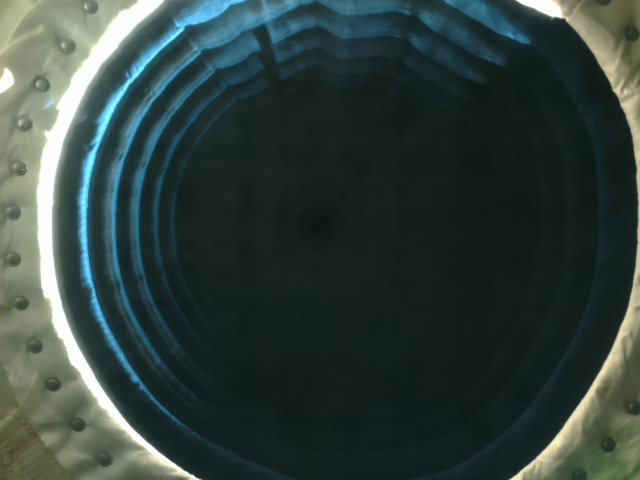
#> input picture Program/testimages/EnviroPi_20160223_102220.jpg, 640 x 480 px; its folder holds only this picture in this run
$ python 'ISS AstroPi CloudDetection.py'   (older library calls are emulated)
#> lines starting #> are read from the running program, lines starting #| are printed output that depends on the picture; after the words box and inside, x2 and y2 are one past the last pixel; in counts of white or black regions, pixels touching at a corner belong together
# [7 lines of commented-out code are left out]

""" Firstly, file gathering will have to be written. The pictures folder is
separate, and one level above. Will have to be a small part of the code to
access that specific folder.

Them, the picture needs to be scanned as a whole while mostly considering the
edges. If the edges are too light, maybe not even requring grayscale but it
may still make it easier just to compare it (as a side, if it's a comparison
there may be problems concerning the middle. If both the porthole to see the
Earth is lit up, along with around the edges, the edges will appear comparatively
dark to the system; therefore, allowing the picture to be used as valid data.

"""

from scipy import misc
import matplotlib.pyplot as plt
import numpy as np
import os

#print(type(f), f.shape, f.dtype)

def read_image(image):
  f = misc.imread('testimages/{}'.format(image))
  return f

def show_image(image):
  if len(image.shape) == 3:
    show_image_rgb(image)
  else:
    show_image_gray(image)

def show_image_rgb(image):
  plt.imshow(image)
  plt.show()

def show_image_gray(image):
  plt.imshow(image, cmap= plt.cm.Greys_r)
  plt.show()

def choose_image(count):
  image = os.listdir('testimages/')[count]
  return image

def validate_image(image):
  mask = circle_outer(image)
  if average_colour(image, mask) > 100:
    return False
  return True

def average_colour(img, _mask = None):
  maximum = 255
  if _mask is None:
      mean = img.mean()
      darkestColour = np.min(img)
  else:
      maskedImg = np.ma.array(img, mask = _mask)
      mean = maskedImg.mean()
      darkestColour = np.min(maskedImg)
  # Linear Interpolation of mean, bounded between the darkest colour and pure white
  normalisedMean = (mean - darkestColour) / (maximum - darkestColour)
  return normalisedMean

def gray_image(im, weights = np.c_[0.2989, 0.587, 0.114]): #not working
  """
    Transforms a colour image to a greyscale image by
    taking the mean of the RGB values, weighted
    by the matrix weights
    """
  tile = np.tile(weights, reps=(im.shape[0],im.shape[1],1))
  return np.sum(tile * im, axis=2)

def circle_center(image):
  lx, ly = image.shape
  X, Y = np.ogrid[0:lx,0:ly]

  mask = (X - lx / 2) ** 2 + (Y - ly / 2) ** 2 > lx * ly / 5

  image[mask] = 0

  return image

def circle_outer(image):
  lx, ly = image.shape
  X, Y = np.ogrid[0:lx,0:ly]

  mask = (X - lx / 2) ** 2 + (Y - ly / 2) ** 2 < lx * ly / 3

  return mask

def count_cloud(image):
  total, largest, goodPix = 0, 1, 0
  for x in range(640):
    for y in range(480):
      total += image[y][x]
      if int(image[y][x]) != 0:
        goodPix += 1

      if image[y][x] != 0 and image[y][x] > largest:
        largest = float(image[y][x])

  return ((total/goodPix)/255) * 100

def main():
  for i in range(len(os.listdir('testimages/'))):

    img = choose_image(i)
    img = read_image(img)
#> in read_image, f is the input picture: shape (480, 640, 3); mean R, G, B 49.2, 65.4, 61.2
    img = gray_image(img)
#> in gray_image, `tile = np.tile(weights, reps=(im.shape[0],im.shape[1],1))`:
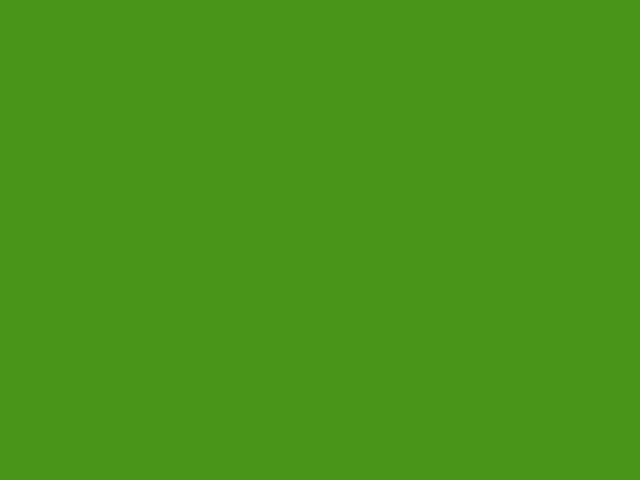
#> tile: shape (480, 640, 3) float64; mean R, G, B 0.299, 0.587, 0.114
#> in gray_image, `return np.sum(tile * im, axis=2)`:
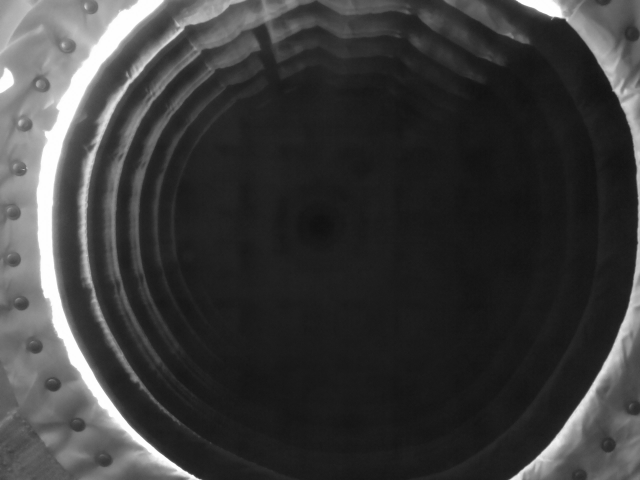
#> returned value: shape (480, 640) float64; min 17.95, max 254.7, mean 60
    if validate_image(img):
#> in validate_image, `mask = circle_outer(image)`:
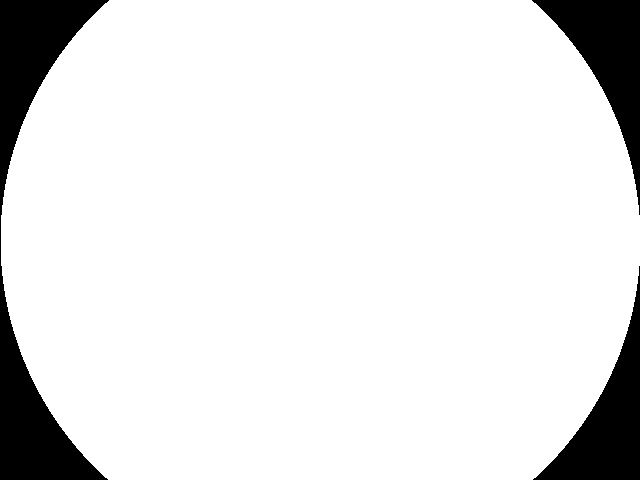
#> mask: shape (480, 640) bool; 89.6% white; 3 black regions, box (x1, y1, x2, y2) and area: (0, 0, 109, 480) 16212, (532, 0, 640, 215) 7920, (533, 266, 640, 480) 7812
#> in average_colour, `mean = maskedImg.mean()`: mean = 115.6
#> in average_colour, `darkestColour = np.min(maskedImg)`: darkestColour = 19.95
#> in average_colour, `normalisedMean = (mean - darkestColour) / (maximum - darkestColour)`: normalisedMean = 0.407
      img = circle_center(img)
#> in circle_center, `lx, ly = image.shape`: lx = 480; ly = 640
#> in circle_center, `X, Y = np.ogrid[0:lx,0:ly]`: X = 480 values from 0 to 479
#> in circle_center, `mask = (X - lx / 2) ** 2 + (Y - ly / 2) ** 2 > lx * ly / 5`:
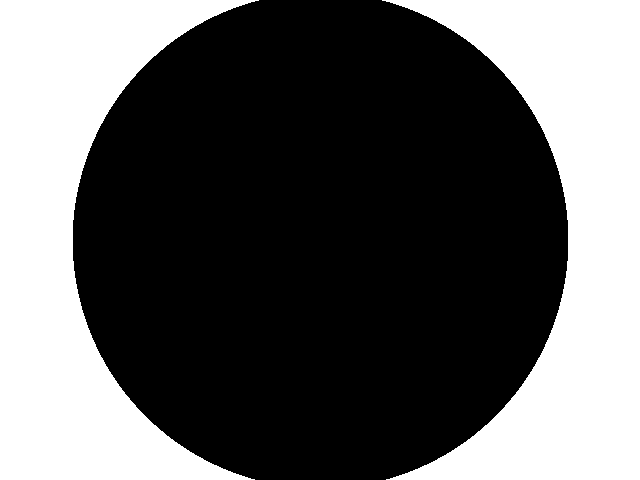
#> mask: shape (480, 640) bool; 37.6% white; 2 white regions, box (x1, y1, x2, y2) and area: (0, 0, 259, 480) 57992, (382, 0, 640, 480) 57512
#> in circle_center, `image[mask] = 0`:
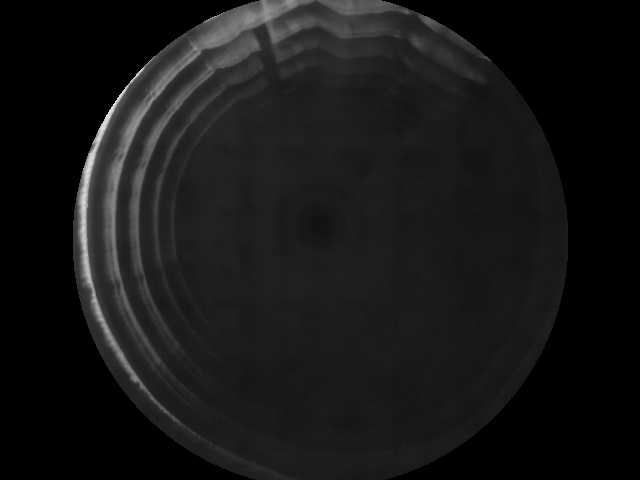
#> image: shape (480, 640) float64; min 0, max 222.7, mean 23
      cloudPercent = count_cloud(img)
#> after the loop in count_cloud, `for x in range(640):`: goodPix = 191696; largest = 222.7; total = 7054639.5
#> cloudPercent = 14.43
      print('{0:.{1}f}%'.format(cloudPercent, 1), os.listdir('testimages/')[i])
#| 14.4% EnviroPi_20160223_102220.jpg

  #show_image(img)

main()

$ run again, on Program/testimages/EnviroPi_20160223_111158.jpg
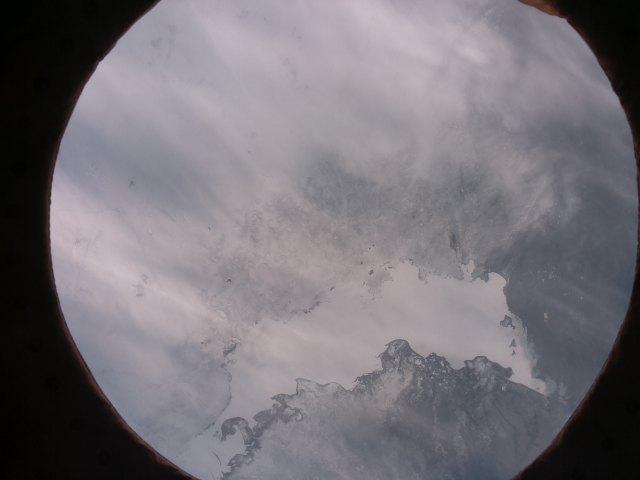
#> input picture Program/testimages/EnviroPi_20160223_111158.jpg, 640 x 480 px
#> in read_image, f is the input picture: shape (480, 640, 3); mean R, G, B 117.6, 113.6, 119.8
#> mean = 13.74
#> darkestColour = 0
#> normalisedMean = 0.0539
#> in circle_center, `lx, ly = image.shape`: lx = 480; ly = 640
#> in circle_center, `X, Y = np.ogrid[0:lx,0:ly]`: X = 480 values from 0 to 479
#> in circle_center, `image[mask] = 0`:
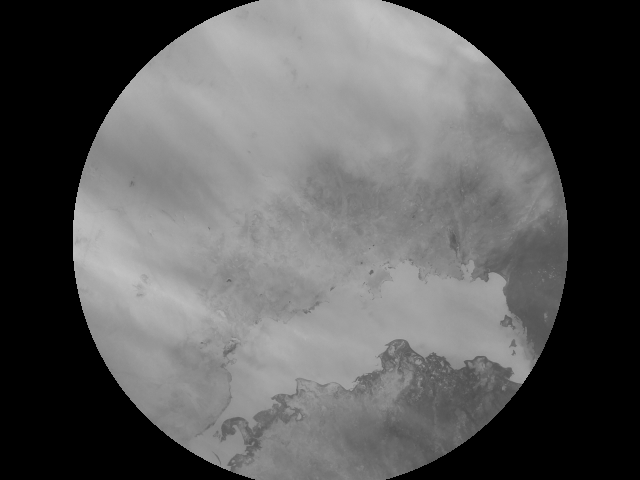
#> image: shape (480, 640) float64; min 0, max 195, mean 91.3
#> after the loop in count_cloud, `for x in range(640):`: goodPix = 191696; largest = 195; total = 28061541.5
#> cloudPercent = 57.41
#| 57.4% EnviroPi_20160223_111158.jpg

$ run again, on Program/testimages/EnviroPi_20160223_111332.jpg
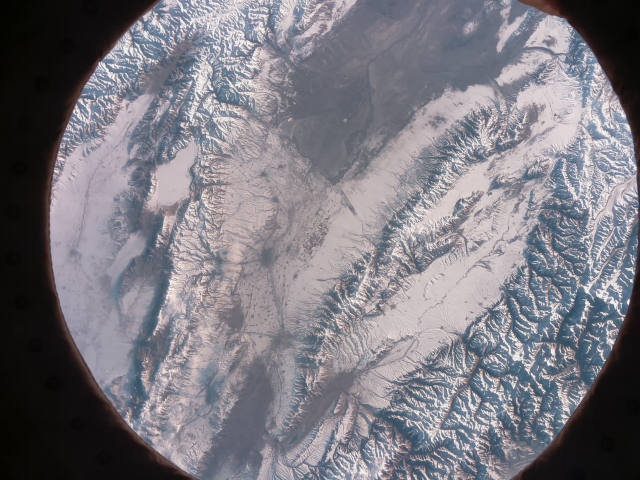
#> input picture Program/testimages/EnviroPi_20160223_111332.jpg, 640 x 480 px
#> in read_image, f is the input picture: shape (480, 640, 3); mean R, G, B 123.3, 121, 128.5
#> in gray_image, `return np.sum(tile * im, axis=2)`:
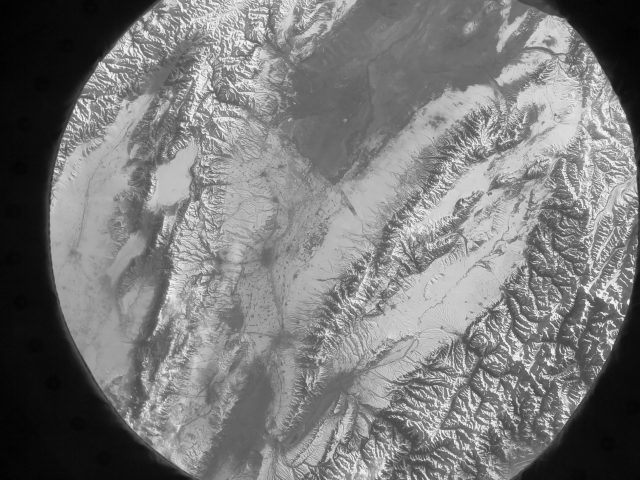
#> returned value: shape (480, 640) float64; min 1.47, max 242.3, mean 122.5
#> mean = 19.87
#> darkestColour = 1.47
#> normalisedMean = 0.0726
#> in circle_center, `lx, ly = image.shape`: lx = 480; ly = 640
#> in circle_center, `X, Y = np.ogrid[0:lx,0:ly]`: X = 480 values from 0 to 479
#> in circle_center, `image[mask] = 0`:
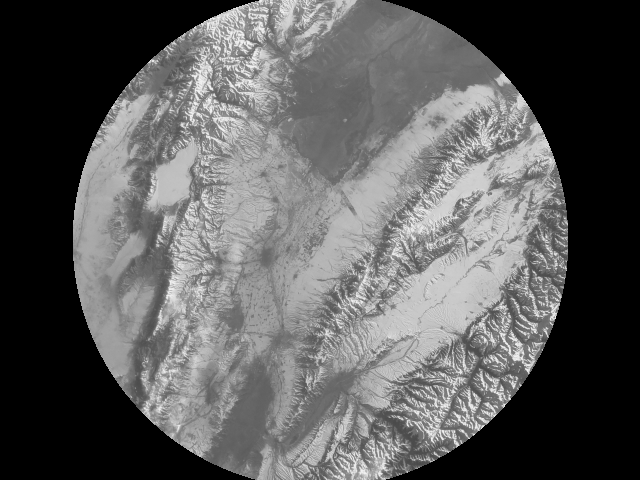
#> image: shape (480, 640) float64; min 0, max 242.3, mean 91.9
#> after the loop in count_cloud, `for x in range(640):`: goodPix = 191696; largest = 242.3; total = 28220043.5
#> cloudPercent = 57.73
#| 57.7% EnviroPi_20160223_111332.jpg

$ run again, on Program/testimages/EnviroPi_20160223_111404.jpg
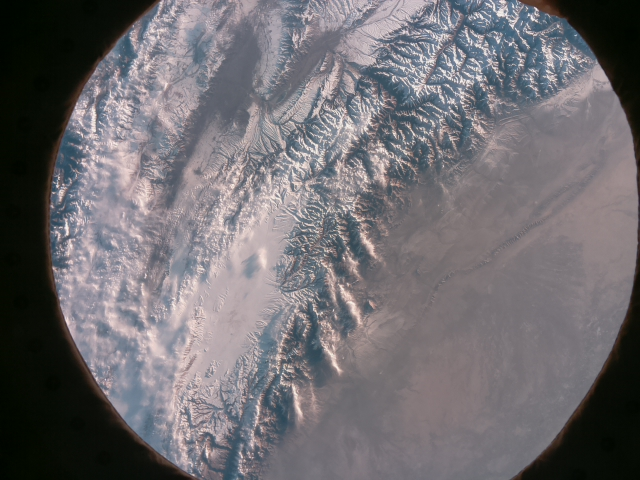
#> input picture Program/testimages/EnviroPi_20160223_111404.jpg, 640 x 480 px
#> in read_image, f is the input picture: shape (480, 640, 3); mean R, G, B 112, 108.8, 112.8
#> mean = 15.1
#> darkestColour = 1.76
#> normalisedMean = 0.0527
#> in circle_center, `lx, ly = image.shape`: lx = 480; ly = 640
#> in circle_center, `X, Y = np.ogrid[0:lx,0:ly]`: X = 480 values from 0 to 479
#> in circle_center, `image[mask] = 0`:
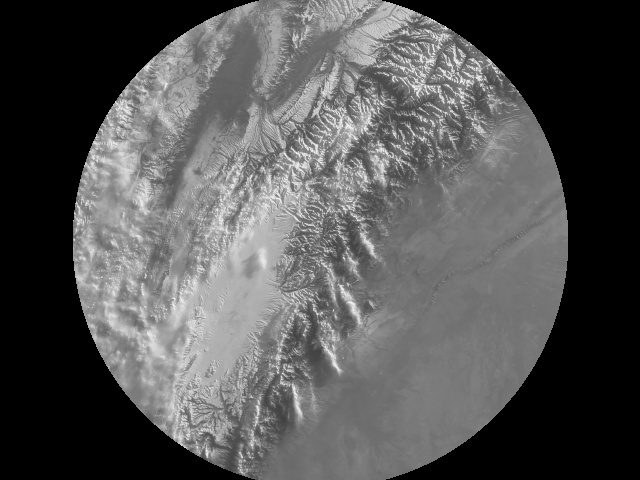
#> image: shape (480, 640) float64; min 0, max 241, mean 84.1
#> after the loop in count_cloud, `for x in range(640):`: goodPix = 191696; largest = 241; total = 25843400.1
#> cloudPercent = 52.87
#| 52.9% EnviroPi_20160223_111404.jpg
